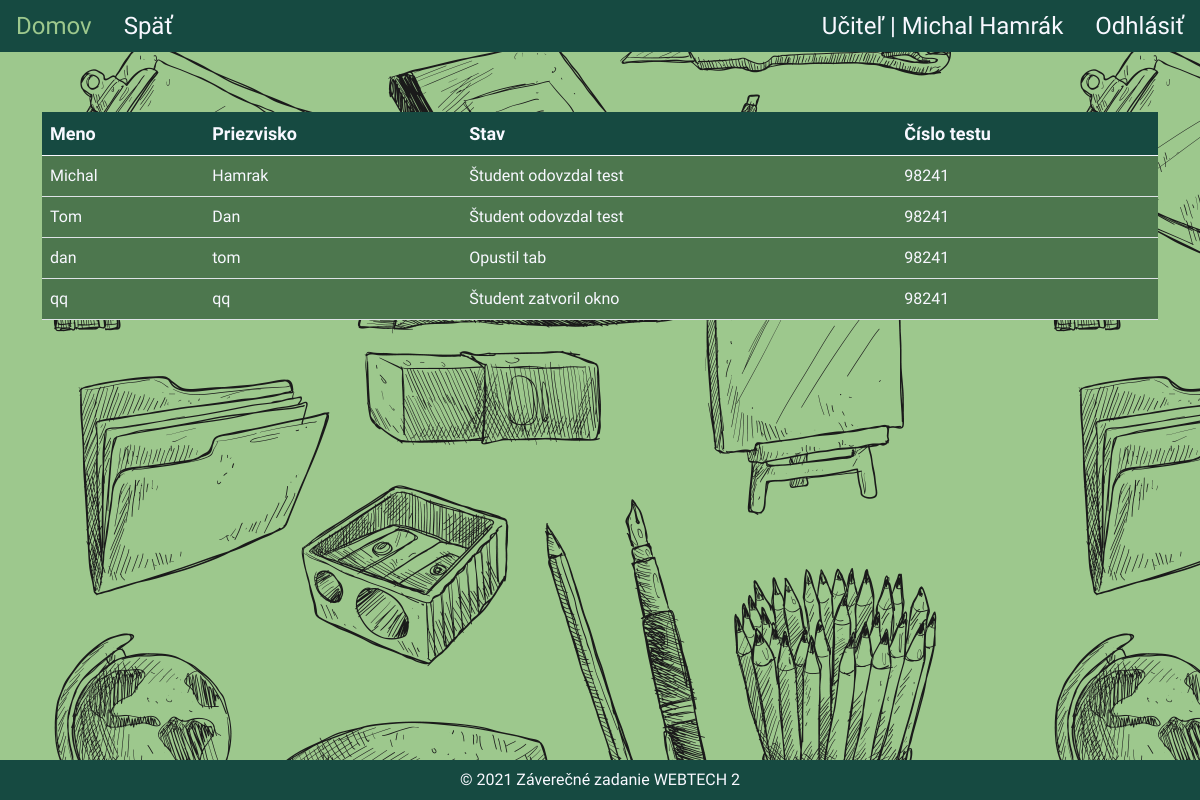
The page /outNotification.php (signed in) on the database as committed earlier.
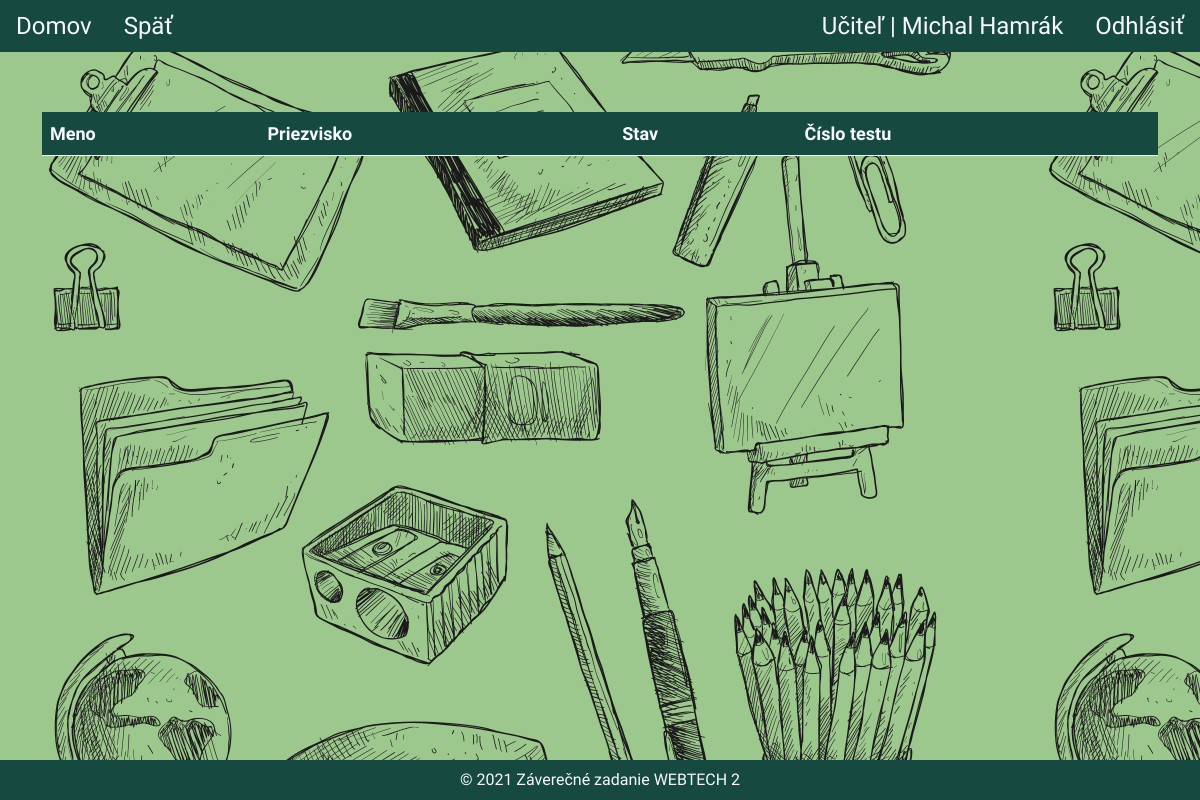
The same page on the database as committed later.
### tables this page shows
CREATE TABLE `students` (
  `id` int UNSIGNED NOT NULL,
  `first_name` varchar(512) NOT NULL,
  `last_name` varchar(512) NOT NULL,
  `active` tinyint NOT NULL,
  `test_number` int NOT NULL,
  `test_submit` tinyint NOT NULL
);

CREATE TABLE `tests` (
  `id` int UNSIGNED NOT NULL,
  `name` varchar(128) NOT NULL,
  `code` int NOT NULL,
  `question_id` varchar(512) DEFAULT NULL,
  `is_active` tinyint(1) DEFAULT NULL,
  `time_limit` int NOT NULL,
  `teacher_id` int NOT NULL
);

### outNotification.php (the view, shortened to what this page needs)
<?php
require_once "partials/header.php";
$conn = (new Database())->createConnection();
echo getHead('Notifikácie');
echo getHeaderTeacher($_SESSION['name'], $_SESSION['surname'], $_SESSION["loginType"]); ?>
    <div class="container">
        <div class="row">
            <div class="col-md-12 table-responsive">
                <table class="table" id="tableNotification">
                    <thead>
                    <tr>
                        <th scope="col">Meno</th>
                        <th scope="col">Priezvisko</th>
                        <th scope="col">Stav</th>
                        <th scope="col">Číslo testu</th>
                    </tr>
                    </thead>
                    <tbody>
                    <?php
                    $insert = $conn->prepare("SELECT s.id, s.first_name, s.last_name, s.active, t.code FROM students s left join tests t on t.code = s.test_number
                                                    WHERE test_submit=0 and t.teacher_id = :teacher_id");
                    $insert->bindParam(':teacher_id',$_SESSION['teacher_id']);
                    $insert->execute();
                    $result = $insert->fetchAll();
                    foreach ($result as $row){?>
                        <tr class="rowTab" id="<?php echo $row['id']; ?>">
                            <td class="name"><?php echo $row['first_name']; ?></td>
                            <td class="surname"><?php echo $row['last_name']; ?></td>
                            <td class="active"> <?php
                                if($row['active'] == 0){
                                    echo "Opustil tab";
                                }
                                elseif ($row['active'] == 1){
                                    echo "Píše test";
                                }
                                elseif ($row['active'] == 2){
                                    echo "Študent zatvoril okno";
                                }else{
                                    echo "Študent odovzdal test";
                                }
                                ?>
                            </td>
                            <td><?php echo $row['code']; ?></td>
                        </tr>
                        <?php
                    }
                    ?>
                    </tbody>
                </table>
            </div>
        </div>
    </div>
<?php echo getFooter();?>

### partials/header.php (shortened to what this page needs)
<?php
function getHead($pageTitle)
{
    return <<<HTML
<!doctype html>
<html lang="en">
<head>
    <meta charset="UTF-8">
    <meta name="viewport"
          content="width=device-width, user-scalable=no, initial-scale=1.0, maximum-scale=1.0, minimum-scale=1.0">
    <meta http-equiv="X-UA-Compatible" content="ie=edge">
    <title>{$pageTitle}</title>
    <script src="https://ajax.googleapis.com/ajax/libs/jquery/3.5.1/jquery.min.js"></script>
    <script src="https://cdnjs.cloudflare.com/ajax/libs/jsPlumb/2.15.5/js/jsplumb.min.js"></script>
    <link href="https://cdn.jsdelivr.net/npm/bootstrap@5.0.0/dist/css/bootstrap.min.css" rel="stylesheet">
    <script src="https://cdn.jsdelivr.net/npm/bootstrap@5.0.0/dist/js/bootstrap.bundle.min.js"></script>
    <script src="//cdn.datatables.net/1.10.24/js/jquery.dataTables.min.js"></script>
    <link rel="stylesheet" href="//cdn.datatables.net/1.10.24/css/jquery.dataTables.min.css">
    <script src="assets/js/script.js"></script>
    <link rel="stylesheet" href="assets/css/style.css">
    <link rel="stylesheet" href="assets/css/partials/margins.css">
    <link href="https://fonts.googleapis.com/css?family=Quicksand:300,500" rel="stylesheet">
    <script src="assets/drawingboard.js-master/dist/drawingboard.js"></script>
    <link rel="stylesheet" type="text/css" href="assets/drawingboard.js-master/dist/drawingboard.css">
    <link rel="stylesheet" type="text/css" href="https://cdnjs.cloudflare.com/ajax/libs/mathquill/0.10.1/mathquill.min.css">
    <script src="https://cdnjs.cloudflare.com/ajax/libs/mathquill/0.10.1/mathquill.min.js" type="text/javascript"></script>
</head>
<body>
HTML;
}
function getHeaderTeacher($name, $surname, $typeLogin){
    return <<<HTML
<header>
    <ul class="nav">
        <li class="nav-item">
            <a class="nav-link active" aria-current="page" href="domov.php"><b>Domov</b></a>
        </li>
        <li class="nav-item">
            <a class="nav-link" href="javascript:history.back()">Späť</a>
        </li>
    </ul>
    <ul class="nav">
        <li class="nav-item navRight">
            <span id="noHover" class="nav-link"><b>$typeLogin |</b> $name $surname</span>
        </li>
        <li class="nav-item navRight">
            <a class="nav-link" href="logout.php">Odhlásiť</a>
        </li>
    </ul>
</header>
HTML;
}
function getFooter(){
    return <<<HTMl
<footer>
    <span>&copy; 2021 Záverečné zadanie WEBTECH 2</span>
</footer>
</body>
</html>
HTMl;
}

Rows that differ between the two databases and show on the page:
removed students: first_name "Michal", last_name "Hamrak", active "Študent odovzdal test", tests.code "98241"
removed students: first_name "Tom", last_name "Dan", active "Študent odovzdal test", tests.code "98241"
removed students: first_name "dan", last_name "tom", active "Opustil tab", tests.code "98241"
removed students: first_name "qq", last_name "qq", active "Študent zatvoril okno", tests.code "98241"
